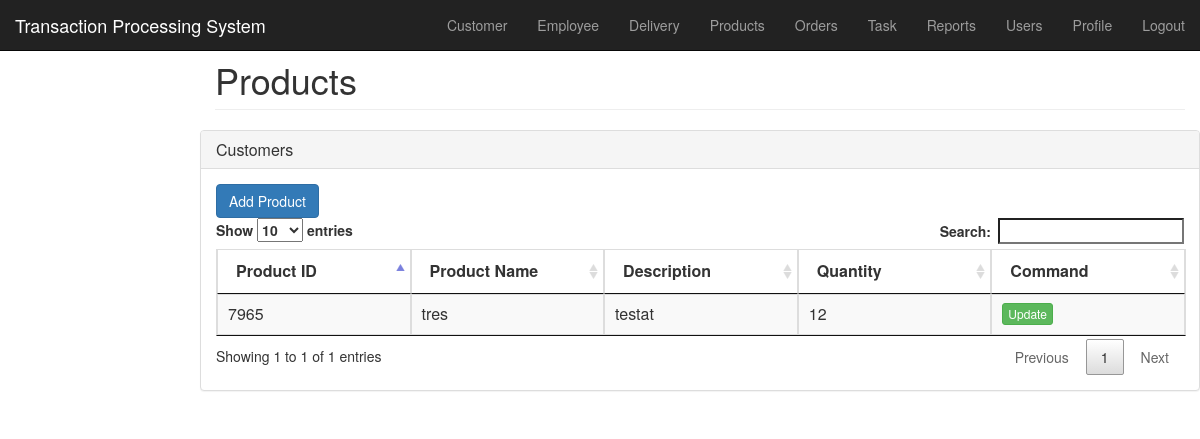
The page /products.php on the database as committed earlier.
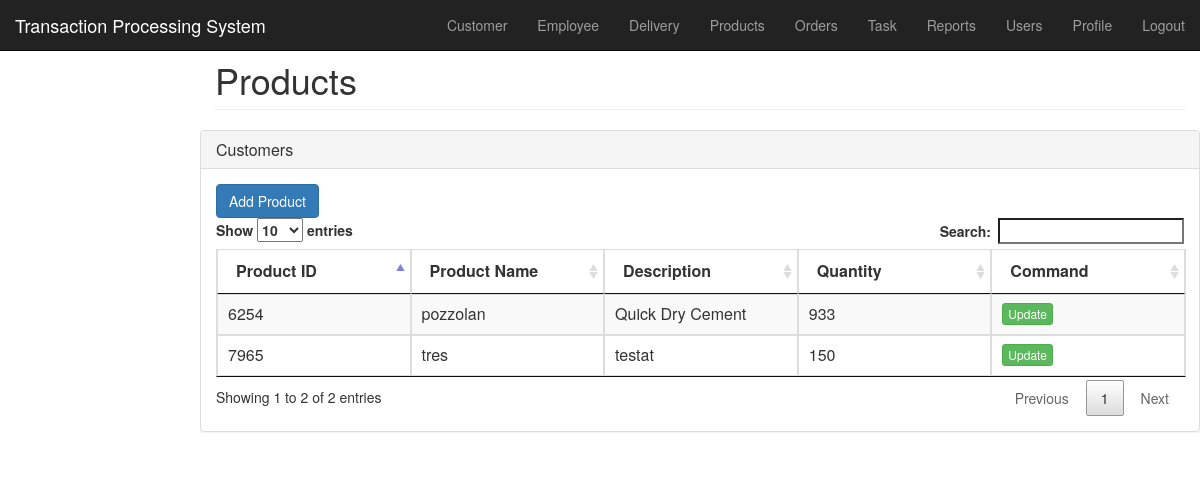
The same page on the database as committed later.
### tables this page shows
CREATE TABLE `products` (
  `id` int(11) NOT NULL,
  `product_id` int(11) NOT NULL,
  `product_name` text NOT NULL,
  `description` text NOT NULL,
  `quantity` int(11) NOT NULL
);

### core/database.php (called while the page is built, shortened)
<?php
 class Database
 {
      private $host = "localhost";
      private $username = 'root';
      private $password = '123456';
      private  $database = 'db_gfctps';
      public function database_connect()
      {
           $this->connect = mysqli_connect($this->host, $this->username, $this->password, $this->database);
      }
 }
 ?>

### products.php (the view, shortened to what this page needs)
<?php include 'includes/header.php';?>
    <div class="container-fluid">
                <div class="row">
                <br />
              			<div class="col-sm-9 col-sm-offset-3 col-md-10 col-md-offset-2 main">
	          				<h1 class="page-header">Products</h1>
			          			<div class="row placeholders">
				          	<div class="panel panel-default">
                  <div class="panel-heading">
                    <h3 class="panel-title">Customers</h3>
                  </div>
                        <div class="panel-body">
                          <button type="button" class="btn btn-primary btn-md" data-toggle="modal" data-target="#myModal">
                Add Product
              </button>
      							            <table id="product_data" class="table table-bordered table-striped">
      								                <thead>
                                          <tr>
                                             <th width="14%">Product ID</th>
                                             <th width="14%">Product Name</th>
                                             <th width="14%">Description</th>
                                             <th width="14%">Quantity</th>
                                             <th width="14%">Command</th>
                                        </tr>
                                      </thead>
      								                <tbody >
                                             <?php
                                                   $query ="SELECT * FROM products";
                                                   $result = mysqli_query($object->connect, $query);
                                                    while($row = mysqli_fetch_object($result))
                                                        {
                                                             echo '
                                                             <tr>
                                                                  <td>'.$row->product_id.'</td>
                                                                  <td>'.$row->product_name.'</td>
                                                                  <td>'.$row->description.'</td>
                                                                  <td>'.$row->quantity.'</td>
                                                                  <td><button type="button" name="update" id="'.$row->product_id.'" class="btn btn-success btn-xs updateProduct">Update</button></td>
                                                             </tr>
                                                             ';
                                                        }
                                              ?>
                                      </tbody>
      								          </table>
                              </div>
                        </div>
			          		</div>
           </div>
     </div>
</div>
<?php
include 'includes/footer.php';
?>

Rows that differ between the two databases and show on the page:
changed products "tres": quantity "12" → "150"
added products: product "6254", product_name "pozzolan", description "Quick Dry Cement", quantity "933"
Other text that changed with them:
text written by a page script: "Show entries Search: Showing 1 to 1 of 1 entries Previous 1 Next" → "Show entries Search: Showing 1 to 2 of 2 entries Previous 1 Next"
